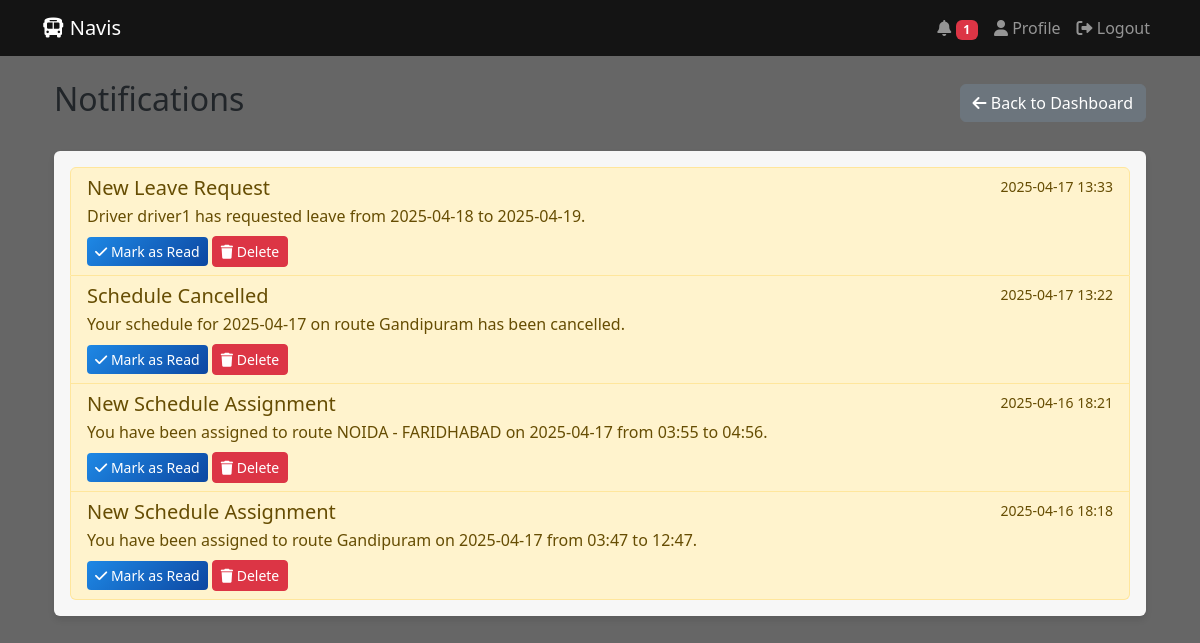
The app's page /notifications (signed in), older data.
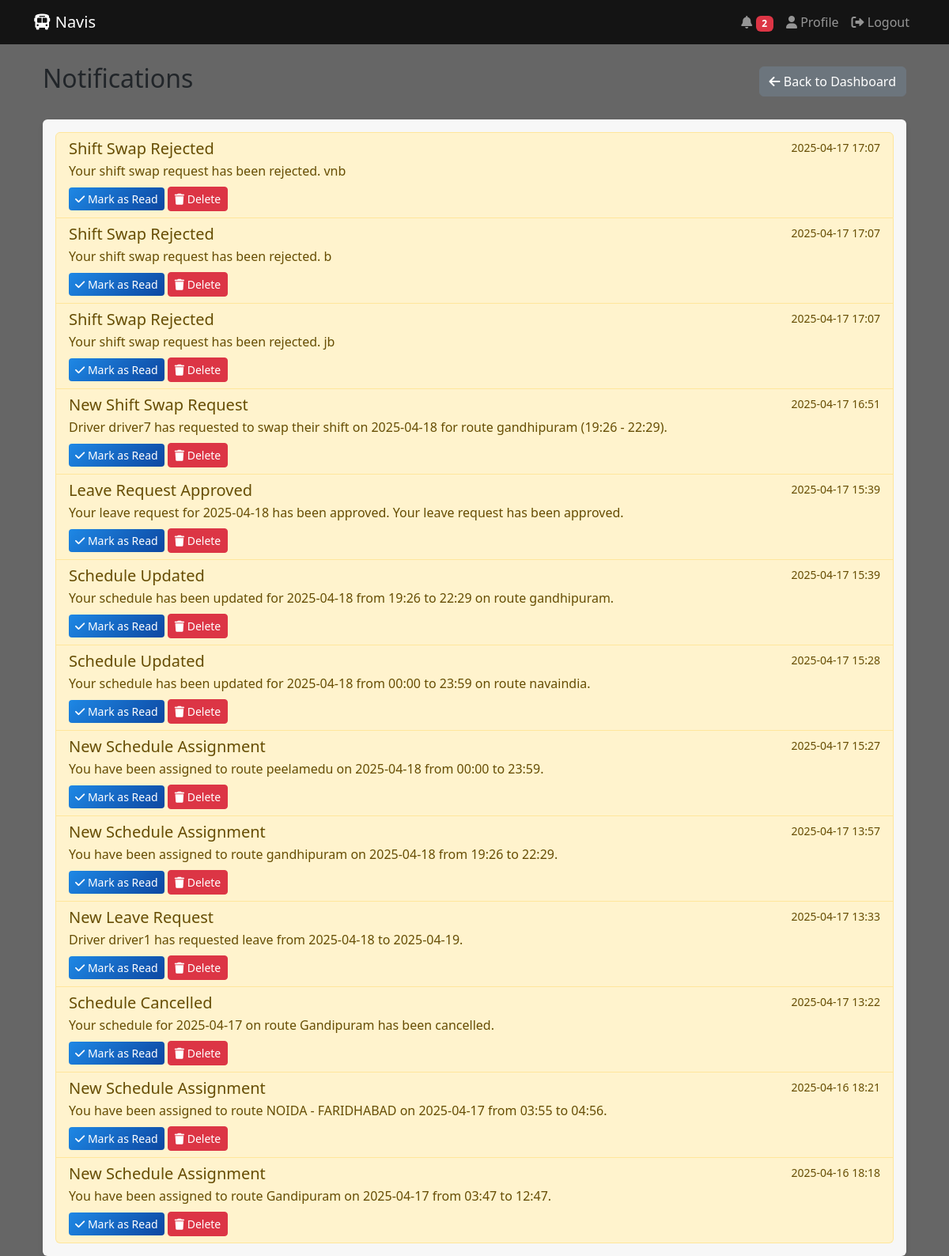
The same page, newer data.
### app.py (models this page shows)
class Notification(db.Model):
    id = db.Column(db.Integer, primary_key=True)
    recipient_username = db.Column(db.String(150), db.ForeignKey('user.username'))
    title = db.Column(db.String(200), nullable=False)
    message = db.Column(db.Text, nullable=False)
    notification_type = db.Column(db.String(50))  # schedule, attendance, leave, etc.
    priority = db.Column(db.String(20), default='normal')
    created_at = db.Column(db.DateTime, default=datetime.utcnow)
    read_at = db.Column(db.DateTime)
    is_read = db.Column(db.Boolean, default=False)

### app.py (the view)
@app.route('/notifications')
@login_required
def notifications():
    if current_user.role == 'admin':
        notifications = Notification.query.order_by(Notification.created_at.desc()).all()
    else:
        notifications = Notification.query.filter_by(
            recipient_username=current_user.username
        ).order_by(Notification.created_at.desc()).all()
    return render_template('notifications.html',
                         notifications=notifications,
                         is_admin=current_user.role == 'admin')

### app.py (called while the page is built)
@login_manager.user_loader
def load_user(user_id):
    return User.query.get(int(user_id))

@app.context_processor
def inject_user():
    return dict(current_user=current_user)

@app.context_processor
def inject_notifications():
    unread_count = 0
    if current_user.is_authenticated:
        unread_count = Notification.query.filter_by(
            recipient_username=current_user.username,
            is_read=False
        ).count()
    return dict(unread_count=unread_count)

### templates/notifications.html (shortened to what this page needs)
{% extends "base.html" %}
{% block content %}
<div class="container">
    <div class="d-flex justify-content-between align-items-center mb-4">
        <h2>Notifications</h2>
        <a href="{{ url_for('admin_dashboard' if is_admin else 'driver_dashboard') }}" class="btn btn-secondary">
            <i class="fas fa-arrow-left"></i> Back to Dashboard
        </a>
    </div>
    <div class="card">
        <div class="card-body">
            {% if notifications %}
                <div class="list-group">
                    {% for notification in notifications %}
                        <div class="list-group-item {% if not notification.is_read %}list-group-item-warning{% endif %}">
                            <div class="d-flex w-100 justify-content-between">
                                <h5 class="mb-1">{{ notification.title }}</h5>
                                <small>{{ notification.created_at.strftime('%Y-%m-%d %H:%M') }}</small>
                            </div>
                            <p class="mb-1">{{ notification.message }}</p>
                            <div class="mt-2">
                                {% if not notification.is_read %}
                                    <a href="{{ url_for('mark_notification_read', notification_id=notification.id) }}"
                                       class="btn btn-sm btn-primary">
                                        <i class="fas fa-check"></i> Mark as Read
                                    </a>
                                {% endif %}
                                <a href="{{ url_for('delete_notification', notification_id=notification.id) }}"
                                   class="btn btn-sm btn-danger"
                                   onclick="return confirm('Are you sure you want to delete this notification?')">
                                    <i class="fas fa-trash"></i> Delete
                                </a>
                            </div>
                        </div>
                    {% endfor %}
                </div>
            {% else %}
                <div class="alert alert-info mb-0">
                    <i class="fas fa-info-circle"></i> No notifications found.
                </div>
            {% endif %}
        </div>
    </div>
</div>
{% endblock %}

### templates/base.html (shortened to what this page needs)
<!DOCTYPE html>
<html lang="en">
<head>
    <link href="https://cdn.jsdelivr.net/npm/bootstrap@5.3.0/dist/css/bootstrap.min.css" rel="stylesheet">
    <link rel="stylesheet" href="https://cdn.jsdelivr.net/npm/bootstrap-icons@1.7.2/font/bootstrap-icons.css">
    <link rel="stylesheet" href="https://cdnjs.cloudflare.com/ajax/libs/font-awesome/6.0.0/css/all.min.css">
</head>
<body>
    <nav class="navbar navbar-expand-lg navbar-dark">
        <div class="container">
            <a class="navbar-brand" href="{{ url_for('index') }}">
                <i class="fas fa-bus"></i> Navis
            </a>
            <div class="collapse navbar-collapse" id="navbarNav">
                <ul class="navbar-nav ms-auto">
                    {% if current_user.is_authenticated %}
                        <li class="nav-item">
                            <a class="nav-link" href="{{ url_for('notifications') }}">
                                <i class="fas fa-bell"></i>
                                {% if unread_count > 0 %}
                                    <span class="badge bg-danger">{{ unread_count }}</span>
                                {% endif %}
                            </a>
                        </li>
                        <li class="nav-item">
                            <a class="nav-link" href="{{ url_for('profile') }}">
                                <i class="fas fa-user"></i> Profile
                            </a>
                        </li>
                        <li class="nav-item">
                            <a class="nav-link" href="{{ url_for('logout') }}">
                                <i class="fas fa-sign-out-alt"></i> Logout
                            </a>
                        </li>
                    {% else %}
                        <li class="nav-item">
                            <a class="nav-link" href="{{ url_for('login') }}">
                                <i class="fas fa-sign-in-alt"></i> Login
                            </a>
                        </li>
                    {% endif %}
                </ul>
            </div>
        </div>
    </nav>
    <div class="container mt-4">
        {% block content %}{% endblock %}
    </div>
</body>
</html>

Row changes from the older to the newer data that the page shows:
added Notification: title "Shift Swap Rejected", created_at "2025-04-17 17:07", message "Your shift swap request has been rejected. vnb"
added Notification: title "Shift Swap Rejected", created_at "2025-04-17 17:07", message "Your shift swap request has been rejected. b"
added Notification: title "Shift Swap Rejected", created_at "2025-04-17 17:07", message "Your shift swap request has been rejected. jb"
added Notification: title "New Shift Swap Request", created_at "2025-04-17 16:51", message "Driver driver7 has requested to swap their shift on 2025-04-18 for route gandhipuram (19:26 - 22:29)."
added Notification: title "Leave Request Approved", created_at "2025-04-17 15:39", message "Your leave request for 2025-04-18 has been approved. Your leave request has been approved."
added Notification: title "Schedule Updated", created_at "2025-04-17 15:39", message "Your schedule has been updated for 2025-04-18 from 19:26 to 22:29 on route gandhipuram."
added Notification: title "Schedule Updated", created_at "2025-04-17 15:28", message "Your schedule has been updated for 2025-04-18 from 00:00 to 23:59 on route navaindia."
added Notification: title "New Schedule Assignment", created_at "2025-04-17 15:27", message "You have been assigned to route peelamedu on 2025-04-18 from 00:00 to 23:59."
added Notification: title "New Schedule Assignment", created_at "2025-04-17 13:57", message "You have been assigned to route gandhipuram on 2025-04-18 from 19:26 to 22:29."
Text that changed along with them:
{{ unread_count }}: "1" → "2"
